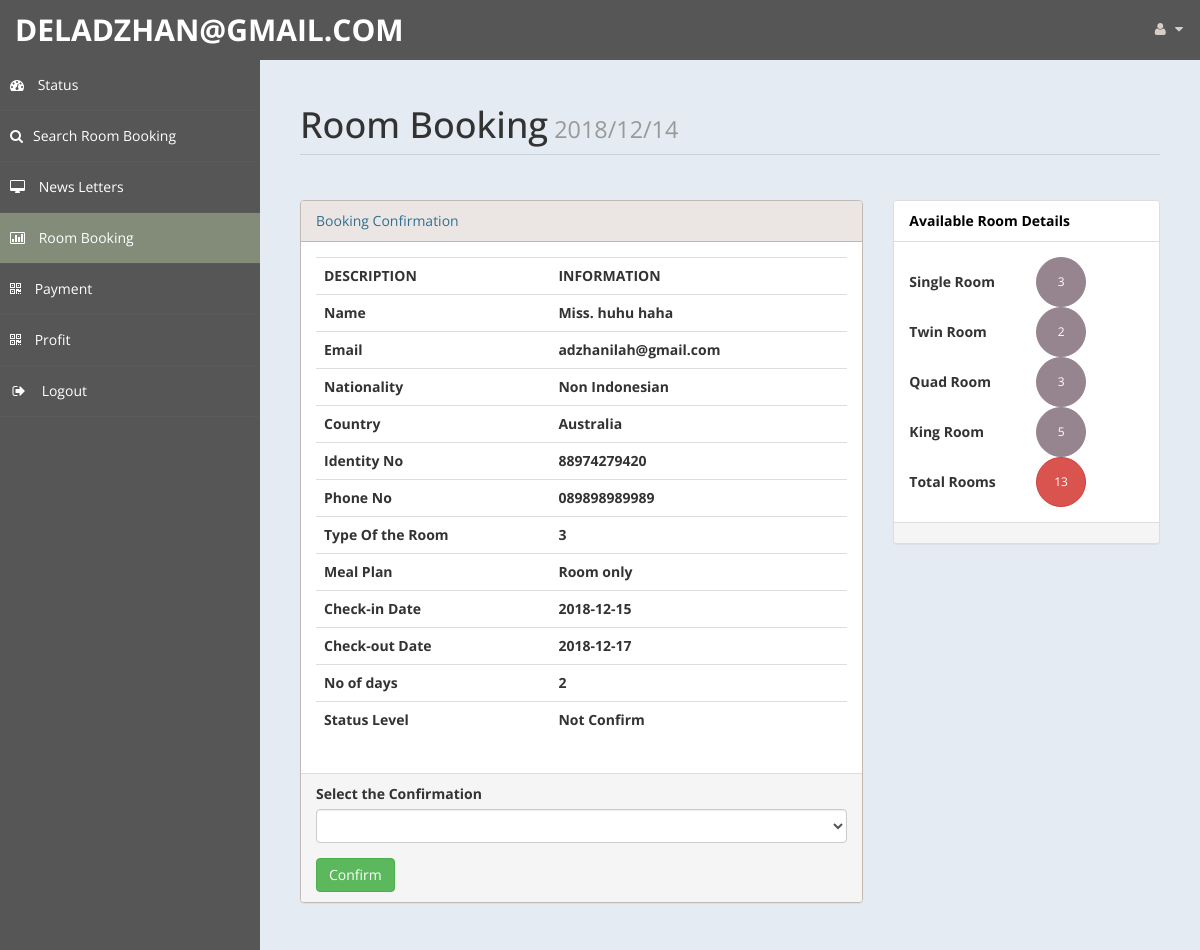
Screenshot of /admin/roombook.php?rid=38 (signed in) with the database file from the repository.
### tables this page shows
CREATE TABLE `roombook` (
  `id` int(10) UNSIGNED NOT NULL,
  `kodepemesanan` varchar(255) NOT NULL,
  `Title` varchar(5) DEFAULT NULL,
  `FName` text,
  `LName` text,
  `Email` varchar(50) DEFAULT NULL,
  `National` varchar(30) DEFAULT NULL,
  `Country` varchar(30) DEFAULT NULL,
  `identitynumber` varchar(255) NOT NULL,
  `Phone` text,
  `TRoom` varchar(20) DEFAULT NULL,
  `Meal` varchar(20) NOT NULL,
  `cin` date DEFAULT NULL,
  `cout` date DEFAULT NULL,
  `stat` varchar(15) DEFAULT NULL,
  `nodays` int(11) DEFAULT NULL
);

### admin/encrypted.php (called while the page is built)
<?php
function my_simple_crypt( $string, $action = 'e' ) {
$secret_key = 'imfallinforthethingsyhatyoudo';
$secret_iv = 'weneverknowthatwealwaysdothesamedamnthings';
$output = false;
$encrypt_method = "AES-256-CBC";
$key = hash( 'sha256', $secret_key );
$iv = substr( hash( 'sha256', $secret_iv ), 0, 16 );
if( $action == 'e' ) {
   $output = base64_encode( openssl_encrypt( $string, $encrypt_method, $key, 0, $iv ) );
}
else if( $action == 'd' ){
   $output = openssl_decrypt( base64_decode( $string ), $encrypt_method, $key, 0, $iv );
}
return $output;
}?>

### admin/roombook.php (the view, shortened to what this page needs)
<?php
		include 'encrypted.php';
		if(!isset($_GET["rid"]))
		{
			 header("location:index.php");
		}
		else {
				$curdate=date("Y/m/d");
				include ('db.php');
				$id = mysqli_real_escape_string($con, $_GET['rid']);
				$sql ="Select * from roombook where id = '$id'";
				$re = mysqli_query($con,$sql);
				while($row=mysqli_fetch_array($re))
				{
					$title = $row['Title'];
					$fname = $row['FName'];
					$lname = $row['LName'];
					$email = $row['Email'];
					$nat = $row['National'];
					$country = $row['Country'];
					$identity = my_simple_crypt($row['identitynumber'],'d');
					$Phone = $row['Phone'];
					$troom = $row['TRoom'];
					$meal = $row['Meal'];
					$cin = $row['cin'];
					$cout = $row['cout'];
					$sta = $row['stat'];
					$days = $row['nodays'];
				}
	}
			?>
<!DOCTYPE html>
<html xmlns="http://www.w3.org/1999/xhtml">
<head>
    <link href="assets/css/bootstrap.css" rel="stylesheet" />
    <link href="assets/css/font-awesome.css" rel="stylesheet" />
    <link href="assets/js/morris/morris-0.4.3.min.css" rel="stylesheet" />
    <link href="assets/css/custom-styles.css" rel="stylesheet" />
</head>
<body>
    <div id="wrapper">
        <nav class="navbar navbar-default top-navbar" role="navigation">
            <div class="navbar-header">
                <a class="navbar-brand" href="home.php"> <?php echo $_SESSION["user"]; ?> </a>
            </div>
            <ul class="nav navbar-top-links navbar-right">
                <li class="dropdown">
                    <a class="dropdown-toggle" data-toggle="dropdown" href="#" aria-expanded="false">
                        <i class="fa fa-user fa-fw"></i> <i class="fa fa-caret-down"></i>
                    </a>
                </li>
            </ul>
        </nav>
        <nav class="navbar-default navbar-side" role="navigation">
            <div class="sidebar-collapse">
                <ul class="nav" id="main-menu">
                    <li>
                        <a  href="home.php"><i class="fa fa-dashboard"></i> Status</a>
                    </li>
                    <li>
                        <a href="searchroombook.php"><i class="fa fa-search"></i>Search Room Booking</a>
                    </li>
                    <li>
                        <a href="messages.php"><i class="fa fa-desktop"></i> News Letters</a>
                    </li>
					<li>
                        <a class="active-menu" href="roombook.php"><i class="fa fa-bar-chart-o"></i> Room Booking</a>
                    </li>
                    <li>
                        <a href="payment.php"><i class="fa fa-qrcode"></i> Payment</a>
                    </li>
					<li>
                        <a  href="profit.php"><i class="fa fa-qrcode"></i> Profit</a>
                    </li>
                    <li>
                        <a href="logout.php"><i class="fa fa-sign-out fa-fw"></i> Logout</a>
                    </li>
					</ul>
            </div>
        </nav>
        <div id="page-wrapper">
            <div id="page-inner">
                <div class="row">
                    <div class="col-md-12">
                        <h1 class="page-header">
                            Room Booking<small>	<?php echo  $curdate; ?> </small>
                        </h1>
                    </div>
					<div class="col-md-8 col-sm-8">
                    <div class="panel panel-info">
                        <div class="panel-heading">
                           Booking Confirmation
                        </div>
                        <div class="panel-body">
							<div class="table-responsive">
                                <table class="table">
                                    <tr>
                                            <th>DESCRIPTION</th>
                                            <th>INFORMATION</th>
                                        </tr>
                                        <tr>
                                            <th>Name</th>
                                            <th><?php echo $title.' '.$fname.' '.$lname; ?> </th>
                                        </tr>
										<tr>
                                            <th>Email</th>
                                            <th><?php echo $email; ?> </th>
                                        </tr>
										<tr>
                                            <th>Nationality </th>
                                            <th><?php echo $nat; ?></th>
                                        </tr>
										<tr>
                                            <th>Country </th>
                                            <th><?php echo $country;  ?></th>
                                        </tr>
                                        <tr>
                                            <th>Identity No </th>
                                            <th><?php echo $identity; ?></th>
                                        </tr>
										<tr>
                                            <th>Phone No </th>
                                            <th><?php echo $Phone; ?></th>
                                        </tr>
										<tr>
                                            <th>Type Of the Room </th>
                                            <th><?php echo $troom; ?></th>
                                        </tr>
										<tr>
                                            <th>Meal Plan </th>
                                            <th><?php echo $meal; ?></th>
                                        </tr>
										<tr>
                                            <th>Check-in Date </th>
                                            <th><?php echo $cin; ?></th>
                                        </tr>
										<tr>
                                            <th>Check-out Date</th>
                                            <th><?php echo $cout; ?></th>
                                        </tr>
										<tr>
                                            <th>No of days</th>
                                            <th><?php echo $days; ?></th>
                                        </tr>
										<tr>
                                            <th>Status Level</th>
                                            <th><?php echo $sta; ?></th>
                                        </tr>
                                </table>
                            </div>
                        </div>
                        <div class="panel-footer">
                            <form method="post">
										<div class="form-group">
														<label>Select the Confirmation</label>
														<select name="conf"class="form-control">
															<option value selected>	</option>
															<option value="Confirm">Confirm</option>
														</select>
										 </div>
							<input type="submit" name="co" value="Confirm" class="btn btn-success">
							</form>
                        </div>
                    </div>
					</div>
					<?php
						$rsql ="select * from room";
						$rre = mysqli_query($con,$rsql);
						$r = 0;
						$sr = 0;
						$tr = 0;
						$qr = 0;
						$kr = 0;
						while($rrow=mysqli_fetch_array($rre))
						{
							$r = $r + 1;
							$s = $rrow['type'];
							if($s == "3")
							{
								$sr = $sr + 1;
							}
							if($s == "4")
							{
								$tr = $tr + 1;
							}
							if($s == "5")
							{
								$qr = $qr + 1;
							}
							if($s == "6")
							{
								$kr = $kr + 1;
							}
						}
						?>
						<?php
						$csql ="select * from payment";
						$cre = mysqli_query($con,$csql);
						$cr = 0;
						$csr = 0;
						$ctr = 0;
						$cqr = 0;
						$ckr = 0;
						while($crow=mysqli_fetch_array($cre))
						{
							$cr = $cr + 1;
							$cs = $crow['troom'];
							if($cs == "4" )
							{
								$ctr = $ctr + 1;
							}
							if($cs == "6")
							{
								$ckr = $ckr + 1;
							}
						}
					?>
					<div class="col-md-4 col-sm-4">
                    <div class="panel panel-default">
                        <div class="panel-heading">
                           Available Room Details
                        </div>
                        <div class="panel-body">
						<table width="200px">
							<tr>
								<td><b>Single Room</b></td>
								<td><button type="button" class="btn btn-primary btn-circle"><?php
									$f1 = $sr - $csr;
									if($f1 <= 0 )
									{	$f1 = "NO";
										echo $f1;
									}
									else
									{
										echo $f1;
									}
								?> </button></td>
							</tr>
							<tr>
								<td><b>Twin Room</b>	 </td>
								<td><button type="button" class="btn btn-primary btn-circle"><?php
								$f2 =  $tr-$ctr;
								if($f2 <= 0 )
								{	$f2 = "NO";
									echo $f2;
								}
								else{
									echo $f2;
								}
								?> </button></td>
							</tr>
							<tr>
								<td><b>Quad Room	 </b></td>
								<td><button type="button" class="btn btn-primary btn-circle"><?php
								$f3 = $qr - $cqr;
								if($f3 <= 0 )
								{	$f3 = "NO";
									echo $f3;
								}
								else{
									echo $f3;
								}
								?> </button></td>
							</tr>
							<tr>
								<td><b>King Room</b>	 </td>
								<td><button type="button" class="btn btn-primary btn-circle"><?php
								$f4 =$kr - $ckr;
								if($f4 <= 0 )
								{	$f4 = "NO";
									echo $f4;
								}
								else{
									echo $f4;
								}
								?> </button></td>
							</tr>
							<tr>
								<td><b>Total Rooms	</b> </td>
								<td> <button type="button" class="btn btn-danger btn-circle"><?php
								$f5 =$r-$cr;
								if($f5 <= 0 )
								{	$f5 = "NO";
									echo $f5;
								}
								else{
									echo $f5;
								}
								 ?> </button></td>
							</tr>
						</table>
						</div>
                        <div class="panel-footer">
                        </div>
                    </div>
					</div>
                </div>
                </div>
         </div>
        </div>
</body>
</html>

### admin/assets/css/custom-styles.css (style rules this page uses)
body { font-family: 'Open Sans', sans-serif; }
#wrapper { width: 100%; background:#565656; }
#page-wrapper { padding: 15px 15px; min-height: 600px; background:#E5EBF2; }
#page-inner { width:100%; margin:10px 20px 10px 0px; background-color:transparent; padding:10px; min-height:1200px; }
h1, .h1, h2, .h2, h3, .h3 { margin-top: 7px; margin-bottom: -5px; }
.page-header { padding-bottom: 9px; margin: 10px 0 45px; border-bottom: 1px solid #C7D1DD; }
.panel-default > .panel-heading { color: #000; background-color: #FFFFFF; border-color: #ddd; font-weight:bold; }
.top-navbar { margin:0px; }
.top-navbar .navbar-brand { color: #fff; width: 260px; text-align: left; height: 60px; font-size: 30px; font-weight: 700; text-transform: uppercase; line-height: 30px; }
.top-navbar .nav > li { position: relative; display: inline-block; }
.top-navbar .nav > li > a { position: relative; display: block; padding: 19px 15px; color: #D7CEC7; }
.active-menu { background-color:#AB98!important; }
.sidebar-collapse , .sidebar-collapse .nav { background:none; }
.sidebar-collapse .nav { padding:0; }
.sidebar-collapse .nav > li > a { color:#fff; background:transparent; text-shadow:none; }
.sidebar-collapse > .nav > li > a { padding:15px 10px; }
.sidebar-collapse > .nav > li { border-bottom: 1px solid rgba(107, 108, 109, 0.19); }
.navbar-side { border:none; background-color: transparent; }
.top-navbar { background:#565656; border-bottom:none; }
.top-navbar .nav > li > a > i { margin-right: 2px; }
.navbar-default { border:0px solid black; }
.navbar-header { background: #565656; }
.nav > li > a > i { margin-right:10px; }
.btn-circle { width: 50px; height: 50px; padding: 6px 0; -webkit-border-radius: 25px; -moz-border-radius: 25px; border-radius: 25px; text-align: center; font-size: 12px; line-height: 1.428571429; }
@media (min-width:768px) { #page-wrapper { margin: 0 0 0 260px; padding: 15px 30px; min-height: 1200px; } }
@media (min-width:768px) { .navbar-side { z-index: 1; position: absolute; width: 260px; } }
@media (min-width:768px) { .navbar { border-radius: 0px; } }

### rows the page displays
roombook: Title "Miss.", FName "huhu", LName "haha", Email "adzhanilah@gmail.com", National "Non Indonesian", Country "Australia", identitynumber "88974279420", Phone "089898989989", TRoom "3", Meal "Room only", cin "2018-12-15", cout "2018-12-17", nodays "2", stat "Not Confirm"

### other values shown
$_SESSION["user"] "DELADZHAN@GMAIL.COM"
$f1 "3"
$f2 "2"
$f3 "3"
$f4 "5"
$f5 "13"
